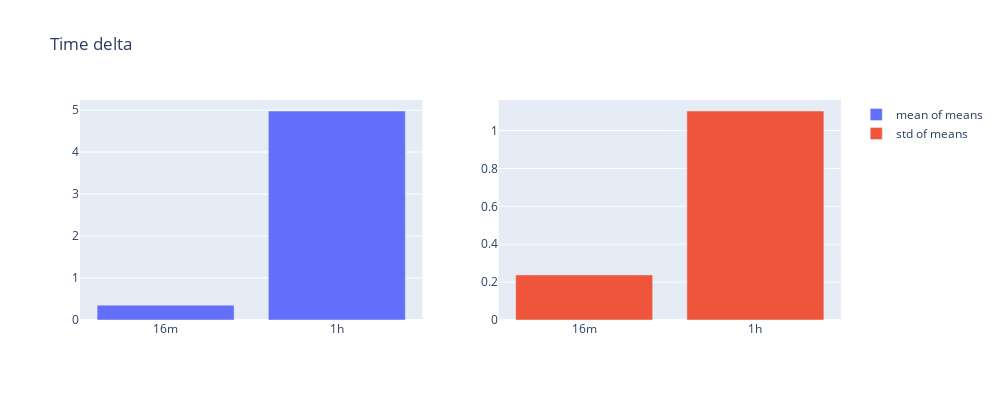

The notebook cell this image was saved under:
### Code cell
bar_plot("Time delta", "time_delta_plot", timedelta)

### Figure 1 — Plotly figure (JSON) as saved in the notebook; plotly's stock layout.template omitted (floating-point values rounded to 4 significant figures)
{"data": [{"name": "mean of means", "type": "bar", "x": ["16m", "1h"], "xaxis": "x", "y": [0.3532, 4.978], "yaxis": "y"}, {"name": "std of means", "type": "bar", "x": ["16m", "1h"], "xaxis": "x2", "y": [0.238, 1.103], "yaxis": "y2"}], "layout": {"height": 400, "title": {"text": "Time delta"}, "width": 1000, "xaxis": {"anchor": "y", "autorange": true, "domain": [0, 0.45], "range": [-0.5, 1.5], "type": "category"}, "xaxis2": {"anchor": "y2", "autorange": true, "domain": [0.55, 1], "range": [-0.5, 1.5], "type": "category"}, "yaxis": {"anchor": "x", "autorange": true, "domain": [0, 1], "range": [0, 5.24], "type": "linear"}, "yaxis2": {"anchor": "x2", "autorange": true, "domain": [0, 1], "range": [0, 1.161], "type": "linear"}}}
